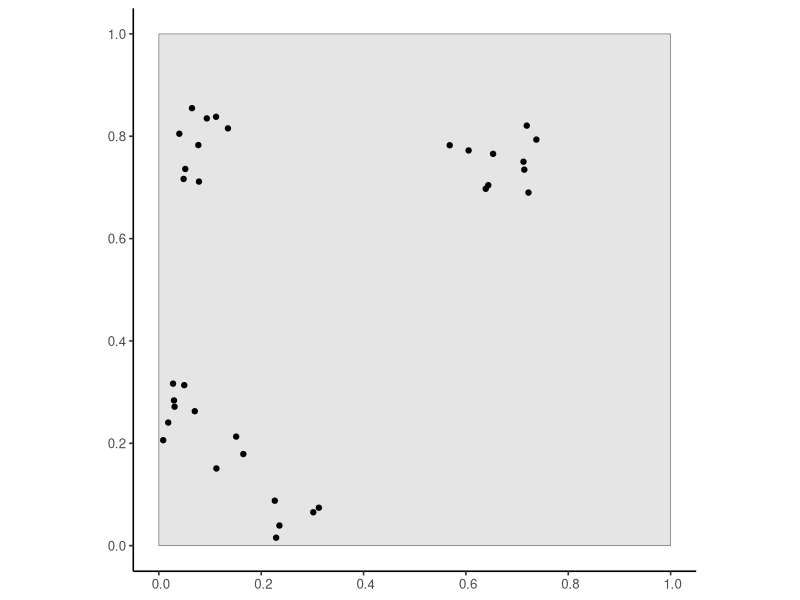
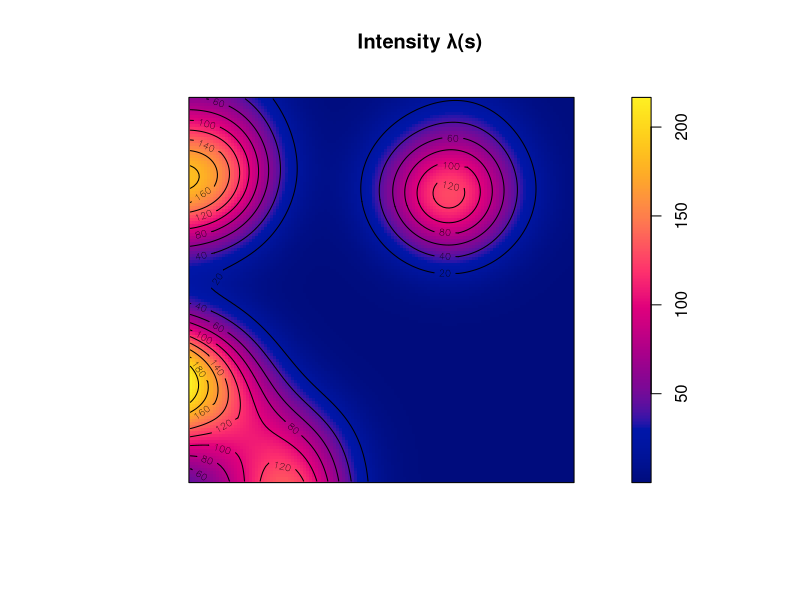
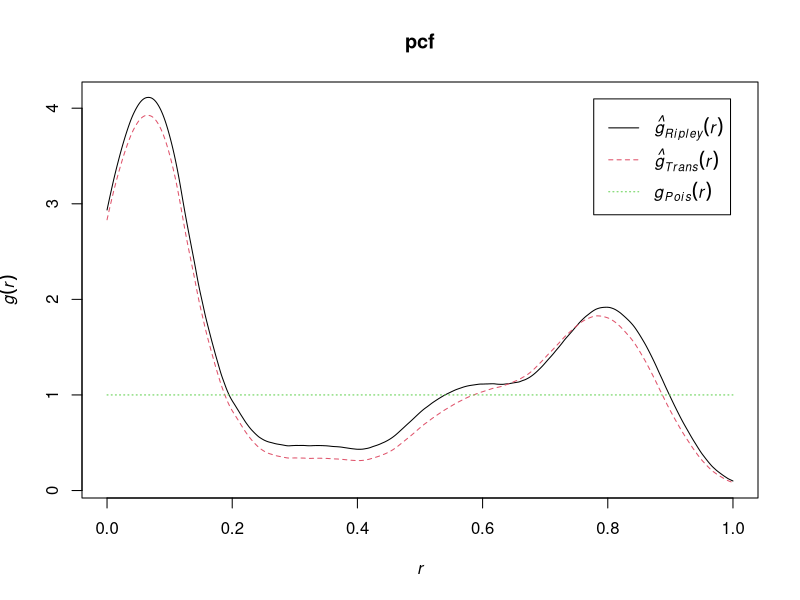

Here is the R script that generated these plots, in order:
## ---- chunk 1
#| label: intensity-est
#| code-fold: true
#| fig-width: 2
#| fig-height: 2
#| output: false
library(tidyverse)
library(spatstat)
set.seed(6806)
N <- 60
lambda <- 60
r_core <- 0.05
obs_window <- square(1)
# Regularity via Inhibition
# Regularity via Inhibition
reg_sims <- rMaternI(lambda, r=r_core, win=obs_window)
# CSR data
csr_sims <- rpoispp(N, win=obs_window)
### Clustered data
clust_mu <- 10
clust_sims <- rMatClust(kappa=lambda / clust_mu, scale=2*r_core, mu=10, win=obs_window)
# Each cluster consist of 10 points in a disc of radius 0.2
nclust <- function(x0, y0, radius, n) {
    #print(n)
    return(runifdisc(10, radius, centre=c(x0, y0)))
}
cond_clust_sims <- rNeymanScott(kappa=5, expand=0.0, rclust=nclust, radius=2*r_core, n=10)
cond_clust_sf <- cond_clust_sims |> sf::st_as_sf()
pines_plot <- cond_clust_sf |>
  ggplot() +
  geom_sf() +
  theme_classic(base_size=12)
ggsave("images/pines.png", pines_plot)
# density() calls density.ppp() if the argument is a ppp object
den <- density(cond_clust_sims, sigma = 0.1)
#summary(den)
png("images/intensity_plot.png")
plot(den, main = "Intensity λ(s)")
contour(den, add = TRUE) # contour plot
dev.off()
# And Gest / Kest / Lest
# saveRDS(cond_clust_sims, "cond_clust_sims.rds")
pcf_result <- spatstat.explore::pcf.ppp(
  cond_clust_sims,
  divisor="d",
  stoyan=0.25,
  bw=0.05,
  r=seq(from=0.0, to=1.0, by=0.001)
)
png("images/spatstat_pcf.png")
plot(pcf_result, xlim=c(0, 1), main="pcf")
dev.off()
# kest_result <- Kest(cond_clust_sims, rmax=0.5, correction="best")
# lest_result <- center_l_function(cond_clust_sims, rmax=0.5)
# png("images/lest.png")
# plot(lest_result, main="K(h)")
# dev.off()
